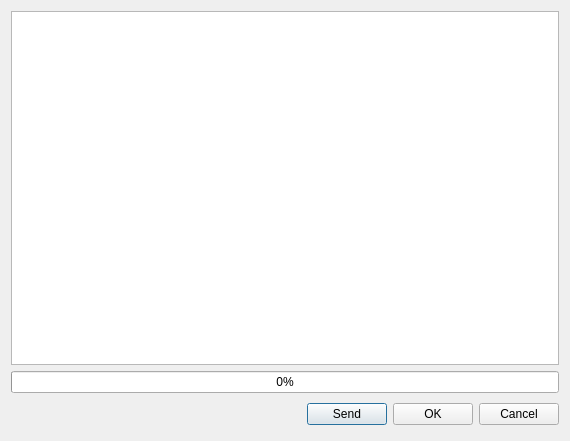
<?xml version="1.0" encoding="UTF-8"?>
<ui version="4.0">
 <class>ParameterSetDialog</class>
 <widget class="QDialog" name="ParameterSetDialog">
  <property name="geometry">
   <rect>
    <x>0</x>
    <y>0</y>
    <width>570</width>
    <height>441</height>
   </rect>
  </property>
  <property name="windowTitle">
   <string>参数设置</string>
  </property>
  <layout class="QVBoxLayout" name="verticalLayout">
   <item>
    <widget class="QTableWidget" name="parameterTable"/>
   </item>
   <item>
    <widget class="QProgressBar" name="progressBar">
     <property name="value">
      <number>0</number>
     </property>
    </widget>
   </item>
   <item>
    <layout class="QHBoxLayout">
     <property name="spacing">
      <number>6</number>
     </property>
     <property name="leftMargin">
      <number>0</number>
     </property>
     <property name="topMargin">
      <number>0</number>
     </property>
     <property name="rightMargin">
      <number>0</number>
     </property>
     <property name="bottomMargin">
      <number>0</number>
     </property>
     <item>
      <spacer>
       <property name="orientation">
        <enum>Qt::Horizontal</enum>
       </property>
       <property name="sizeHint" stdset="0">
        <size>
         <width>131</width>
         <height>31</height>
        </size>
       </property>
      </spacer>
     </item>
     <item>
      <widget class="QPushButton" name="sendButton">
       <property name="text">
        <string>Send</string>
       </property>
      </widget>
     </item>
     <item>
      <widget class="QPushButton" name="okButton">
       <property name="text">
        <string>OK</string>
       </property>
      </widget>
     </item>
     <item>
      <widget class="QPushButton" name="cancelButton">
       <property name="text">
        <string>Cancel</string>
       </property>
      </widget>
     </item>
    </layout>
   </item>
  </layout>
 </widget>
 <resources/>
 <connections>
  <connection>
   <sender>okButton</sender>
   <signal>clicked()</signal>
   <receiver>ParameterSetDialog</receiver>
   <slot>accept()</slot>
   <hints>
    <hint type="sourcelabel">
     <x>478</x>
     <y>426</y>
    </hint>
    <hint type="destinationlabel">
     <x>96</x>
     <y>254</y>
    </hint>
   </hints>
  </connection>
  <connection>
   <sender>cancelButton</sender>
   <signal>clicked()</signal>
   <receiver>ParameterSetDialog</receiver>
   <slot>reject()</slot>
   <hints>
    <hint type="sourcelabel">
     <x>559</x>
     <y>426</y>
    </hint>
    <hint type="destinationlabel">
     <x>179</x>
     <y>282</y>
    </hint>
   </hints>
  </connection>
  <connection>
   <sender>sendButton</sender>
   <signal>clicked()</signal>
   <receiver>ParameterSetDialog</receiver>
   <slot>send()</slot>
   <hints>
    <hint type="sourcelabel">
     <x>333</x>
     <y>411</y>
    </hint>
    <hint type="destinationlabel">
     <x>216</x>
     <y>412</y>
    </hint>
   </hints>
  </connection>
 </connections>
 <slots>
  <slot>send()</slot>
 </slots>
</ui>
